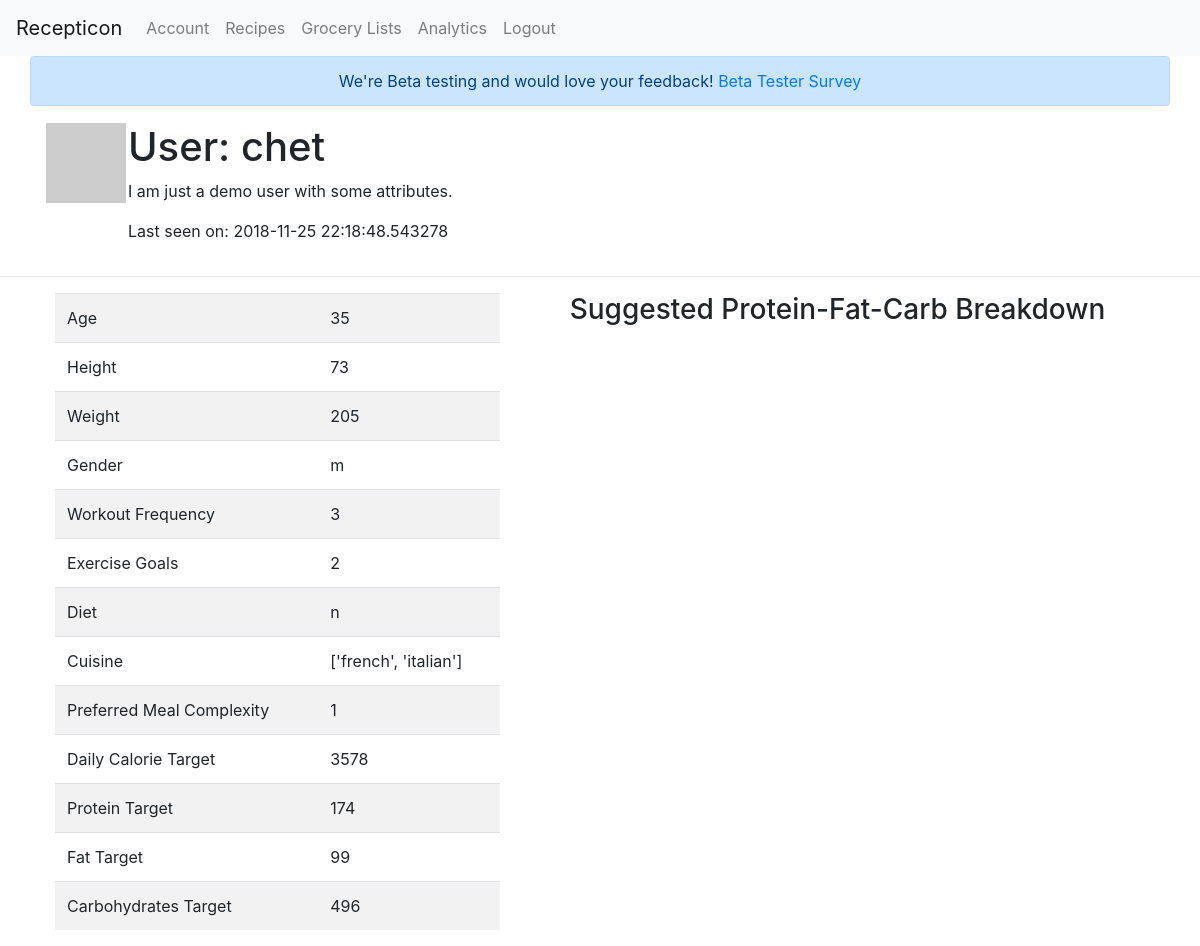
The page /user/chet (signed in) on the database its author committed.
### prototype/models.py (models this page shows, shortened)
class User(UserMixin, db.Model):
    id = db.Column(db.Integer, primary_key=True)
    username = db.Column(db.String(64), index=True, unique=True)
    email = db.Column(db.String(120), index=True, unique=True)
    password_hash = db.Column(db.String(128))
    current_list = db.Column(db.String(100))
    listdb = db.relationship('Listdb', backref='shopper', lazy='dynamic')
    about_me = db.Column(db.String(140))
    last_seen = db.Column(db.DateTime, default=datetime.utcnow)
    age = db.Column(db.Integer)
    height = db.Column(db.Integer)
    weight = db.Column(db.Integer)
    gender = db.Column(db.String(1))
    gym = db.Column(db.Integer)
    goals = db.Column(db.Integer)
    restrictions = db.Column(db.String(10))
    cuisine = db.Column(db.String(200))
    complexity = db.Column(db.Integer)
    daily_cal = db.Column(db.Integer)
    protein = db.Column(db.Integer)
    fat = db.Column(db.Integer)
    carb = db.Column(db.Integer)
    scores_fn = db.Column(db.String)
    def avatar(self,size):
        digest=md5(self.email.lower().encode('utf-8')).hexdigest()
        return 'https://gravatar.com/avatar/{}?d=retro&s={}'.format(digest,size)

### prototype/routes.py (the view)
@app.route('/user/<username>')
@login_required
def user(username):
    user = User.query.filter_by(username=username).first_or_404()
    return render_template('user.html', user=user)

### prototype/models.py (called while the page is built)
@login.user_loader
def load_user(id):
    return User.query.get(int(id))

### prototype/routes.py (called while the page is built)
@app.before_request
def before_request():
    if current_user.is_authenticated:
        current_user.last_seen = datetime.utcnow()
        db.session.commit()

### prototype/templates/user.html (shortened to what this page needs)
{% extends "base.html" %}
{% block content %}
    <div class='container'>
      <div class='row'>
        <div class='col-sm-12'>
          <table>
            <tr valign="top">
              <td><img src="{{ user.avatar(128) }}"></td>
              <td>
                <h1>User: {{ user.username }}</h1>
                {% if user.about_me %}<p>{{user.about_me}}</p>{% endif %}
                {% if user.last_seen %}<p>Last seen on: {{ user.last_seen }}</p>{% endif %}
              </td>
            </tr>
          </table>
        </div>
      </div>
    </div>
    <hr>
    <div class='container'>
      <div class='row'>
        <div class="col-sm-5">
          <table class='table table-striped' style='margin-left:10px'>
            <tr><td>Age</td><td>{{user.age}}</td></tr>
            <tr><td>Height</td><td>{{user.height}}</td></tr>
            <tr><td>Weight</td><td>{{user.weight}}</td></tr>
            <tr><td>Gender</td><td>{{user.gender}}</td></tr>
            <tr><td>Workout Frequency</td><td>{{user.gym}}</td></tr>
            <tr><td>Exercise Goals</td><td>{{user.goals}}</td></tr>
            <tr><td>Diet</td><td>{{user.restrictions}}</td></tr>
            <tr><td>Cuisine</td><td>{{user.cuisine}}</td></tr>
            <tr><td>Preferred Meal Complexity</td><td>{{user.complexity}}</td></tr>
            <tr><td>Daily Calorie Target</td><td>{{user.daily_cal}}</td></tr>
            <tr><td>Protein Target</td><td>{{user.protein}}</td></tr>
            <tr><td>Fat Target</td><td>{{user.fat}}</td></tr>
            <tr><td>Carbohydrates Target</td><td>{{user.carb}}</td></tr>
          </table>
        </div>
        <div id='col-right' class='col-sm-7'>
          <h3 align="center">Suggested Protein-Fat-Carb Breakdown</h3>
        </div>
      </div>
    </div>
{% endblock %}

### rows shown on the page
User: username "chet", about_me "I am just a demo user with some attributes.", last_seen "2018-11-25 22:18:48.543278", age "35", height "73", weight "205", gender "m", gym "3", goals "2", restrictions "n", cuisine "['french', 'italian']", complexity "1", daily_cal "3578", protein "174", fat "99", carb "496"
